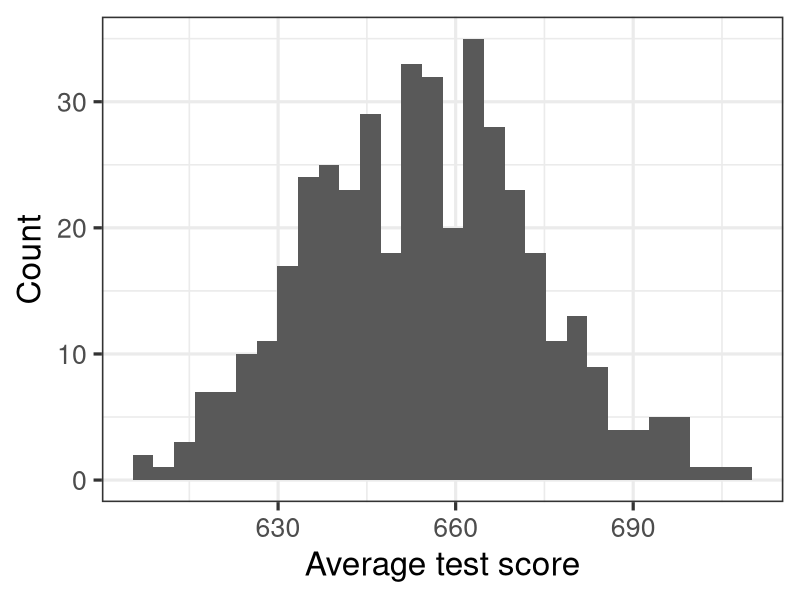
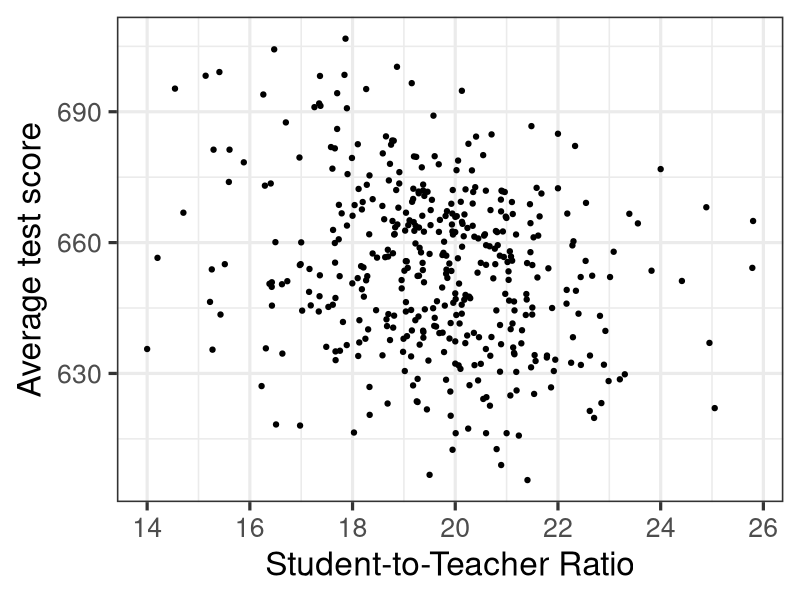
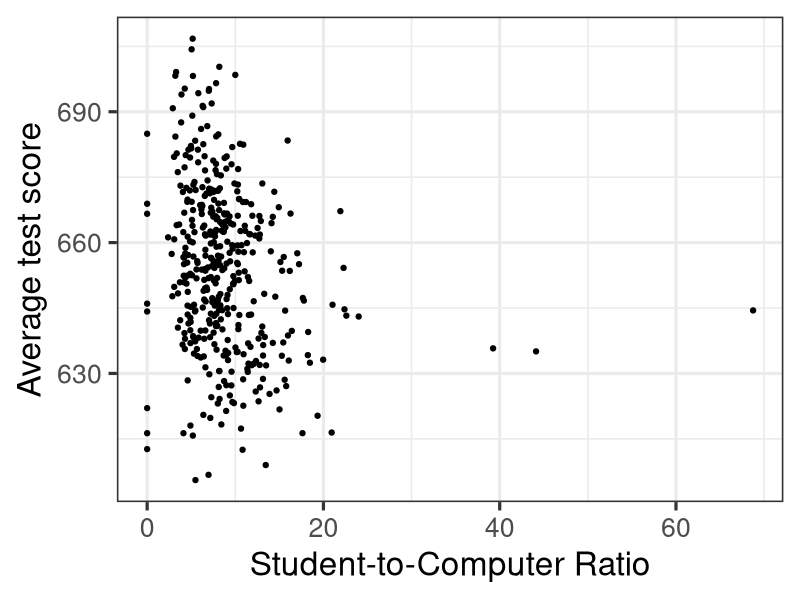
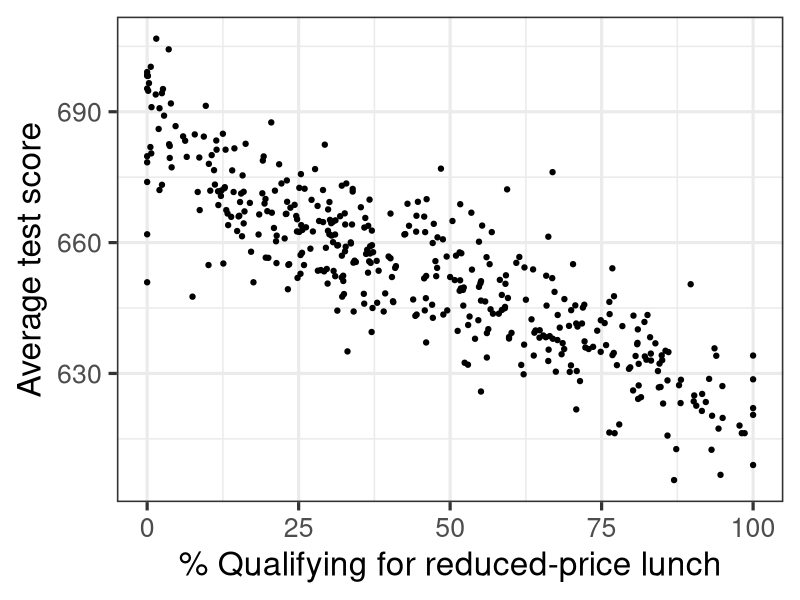

Recreate these plots in R, in order.
## ---- chunk 1
library(tidyverse)
theme_set(theme_bw(base_size = 24))
## ---- chunk 2
library(tidyverse)
library(AER)

data("CASchools") # From AER library

ca_schools <- CASchools |> 
  mutate(student_teacher_ratio = students / teachers) |> 
  mutate(student_computer_ratio = case_when(
    computer != 0 ~ students / computer,
    computer == 0 ~ 0
  )) |> 
  mutate(ave_score = (read + math) / 2)
## ---- chunk 3
#| echo: false
ggplot(
  ca_schools, 
  aes(x = ave_score)
) +
  geom_histogram() +
  labs(
    x = "Average test score",
    y = "Count"
  )
## ---- chunk 4
#| echo: false
ggplot(
  ca_schools, 
  aes(x = student_teacher_ratio, y = ave_score)
) +
  geom_point() +
  labs(
    x = "Student-to-Teacher Ratio",
    y = "Average test score"
  )
## ---- chunk 5
#| echo: false
ggplot(
  ca_schools, 
  aes(x = student_computer_ratio, y = ave_score)
) +
  geom_point() +
  labs(
    x = "Student-to-Computer Ratio",
    y = "Average test score"
  )
## ---- chunk 6
#| echo: false
ggplot(
  ca_schools, 
  aes(x = lunch, y = ave_score)
) +
  geom_point() +
  labs(
    x = "% Qualifying for reduced-price lunch",
    y = "Average test score"
  )
## ---- chunk 7
score_model1 <- lm(
  ave_score ~ student_teacher_ratio + student_computer_ratio + lunch, 
  data = ca_schools
)

summary(score_model1)
## ---- chunk 8
library(broom)

glance(score_model1)
## ---- chunk 9
glance(score_model1) |> 
  pull(statistic)

glance(score_model1) |> 
  pull(p.value)
## ---- chunk 10
#| echo: false
sci_not_tex <- function(x, digits = 1) {
  # get scientific string
  s <- formatC(x, format = "e", digits = digits)
  parts <- strsplit(s, "e")[[1]]
  coef <- parts[1]
  exp <- as.integer(parts[2])
  
  # return LaTeX-style math string
  paste0(coef, " × 10^{", exp, "}")
}

m1_p_value <- glance(score_model1) |> 
  pull(p.value)
## ---- chunk 11
score_model1 <- lm(
  ave_score ~ student_teacher_ratio + student_computer_ratio + lunch, 
  data = ca_schools
)

score_model2 <- lm(
  ave_score ~ lunch, 
  data = ca_schools
)

anova(score_model2, score_model1)
## ---- chunk 12
partial_f_test <- anova(score_model2, score_model1)
partial_f_test_p_value <- partial_f_test$`Pr(>F)`[2]
## ---- chunk 13
tidy(score_model1)
tidy(score_model2)
## ---- chunk 14
my_new_data <- data.frame(
  student_teacher_ratio = 22,
  student_computer_ratio = 10,
  lunch = 50
)

predict(score_model1, newdata = my_new_data, interval = "prediction")
## ---- chunk 15
my_pred <- predict(score_model1, newdata = my_new_data, interval = "prediction")
